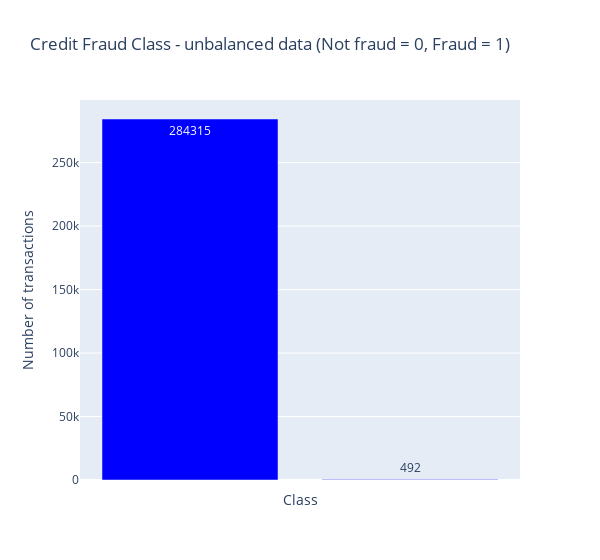

Write notebook code for a chart like this one.
### Code cell
# Checking data distribution for the target variable
target_check= df['Class'].value_counts()
temp = df["Class"].value_counts()
df1 = pd.DataFrame({'Class': temp.index,'values': temp.values})

trace = go.Bar(
    x = df1['Class'],y = df1['values'],
    name="Credit Card Fraud Class - unbalanced data (Not fraud = 0, Fraud = 1)",
    marker=dict(color="Blue"),
    text=df1['values']
)
data = [trace]
layout = dict(title = 'Credit Fraud Class - unbalanced data (Not fraud = 0, Fraud = 1)',
          xaxis = dict(title = 'Class', showticklabels=False), 
          yaxis = dict(title = 'Number of transactions'),
          hovermode = 'closest',width=600
         )
fig = dict(data=data, layout=layout)
iplot(fig, filename='class')

### Figure 1 — Plotly figure (JSON) as saved in the notebook; plotly's stock layout.template omitted (floating-point values rounded to 4 significant figures)
{"data": [{"marker": {"color": "Blue"}, "name": "Credit Card Fraud Class - unbalanced data (Not fraud = 0, Fraud = 1)", "text": [284315, 492], "type": "bar", "x": [0, 1], "y": [284315, 492]}], "layout": {"hovermode": "closest", "title": {"text": "Credit Fraud Class - unbalanced data (Not fraud = 0, Fraud = 1)"}, "width": 600, "xaxis": {"showticklabels": false, "title": {"text": "Class"}}, "yaxis": {"title": {"text": "Number of transactions"}}}}
